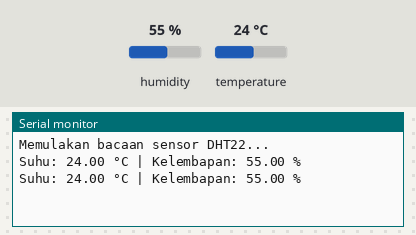
The sketch below on a simulated ESP32. On the bench: the last lines printed to the serial monitor. The inputs (shaded band) are chosen by the test bench; at power-on: humidity 55 %, temperature 24 °C.

Above: at 4.8 s.
4.9 s: humidity set to 22 %
At 7.0 s:
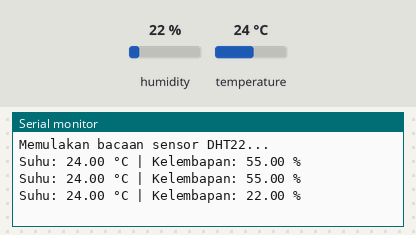
7.9 s: temperature set to 12 °C
At 8.7 s:
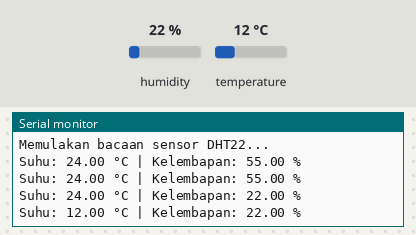
10.9 s: humidity set to 40 %
At 13.3 s:
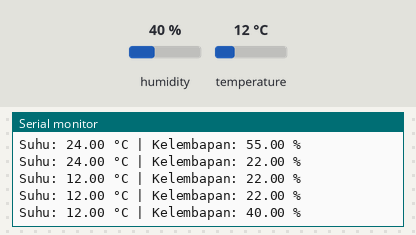
Timing chart, 0 to 14.8 s (numbered marks = the images above; inputs shaded):
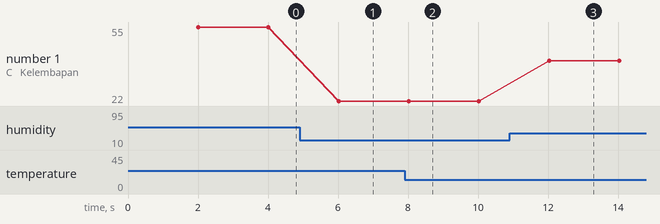

Measured:
- after the input at 4.9 s, the serial monitor: prints a new line after 1.1 s (image 1)
- after the input at 7.9 s, the serial monitor: prints a new line after 0.12 s (image 2)
- after the input at 10.9 s, the serial monitor: prints a new line after 1.1 s (image 3)
- plotted number 1: 55 → 22 after the input at 4.9 s, 22 → 40 after the input at 10.9 s

The sketch:

sketch.ino
```cpp
#include "DHT.h"

// Tentukan pin data dan jenis sensor mengikut sambungan
#define DHTPIN 14       // Pin data DHT22 disambungkan ke GPIO 14
#define DHTTYPE DHT22   // Jenis sensor ialah DHT22 (AM2302)

DHT dht(DHTPIN, DHTTYPE);

void setup() {
  // Mulakan komunikasi bersiri pada baud rate 115200
  Serial.begin(115200);
  Serial.println(F("Memulakan bacaan sensor DHT22..."));

  // Mulakan sensor DHT
  dht.begin();
}

void loop() {
  // tunggu sekurang-kurangnya 2 saat antara setiap bacaan
  delay(2000);

  // baca kelembapan udara (peratusan)
  float humidity = dht.readHumidity();
  //baca suhu dalam celcius (℃)
  float temperature = dht.readTemperature();

  // Semak sama ada bacaan berjaya diperoleh
    if (isnan(humidity) || isnan(temperature)) {
        Serial.println(F("Ralat: Gagal membaca data dari sensor DHT22"));
        return;
    }

    // Paparkan hasil bacaan ke Serial Monitor
    Serial.print(F("Suhu: "));
    Serial.print(temperature);
    Serial.print(F(" °C | Kelembapan: "));
    Serial.print(humidity);
    Serial.println(F(" %"));
}
```
